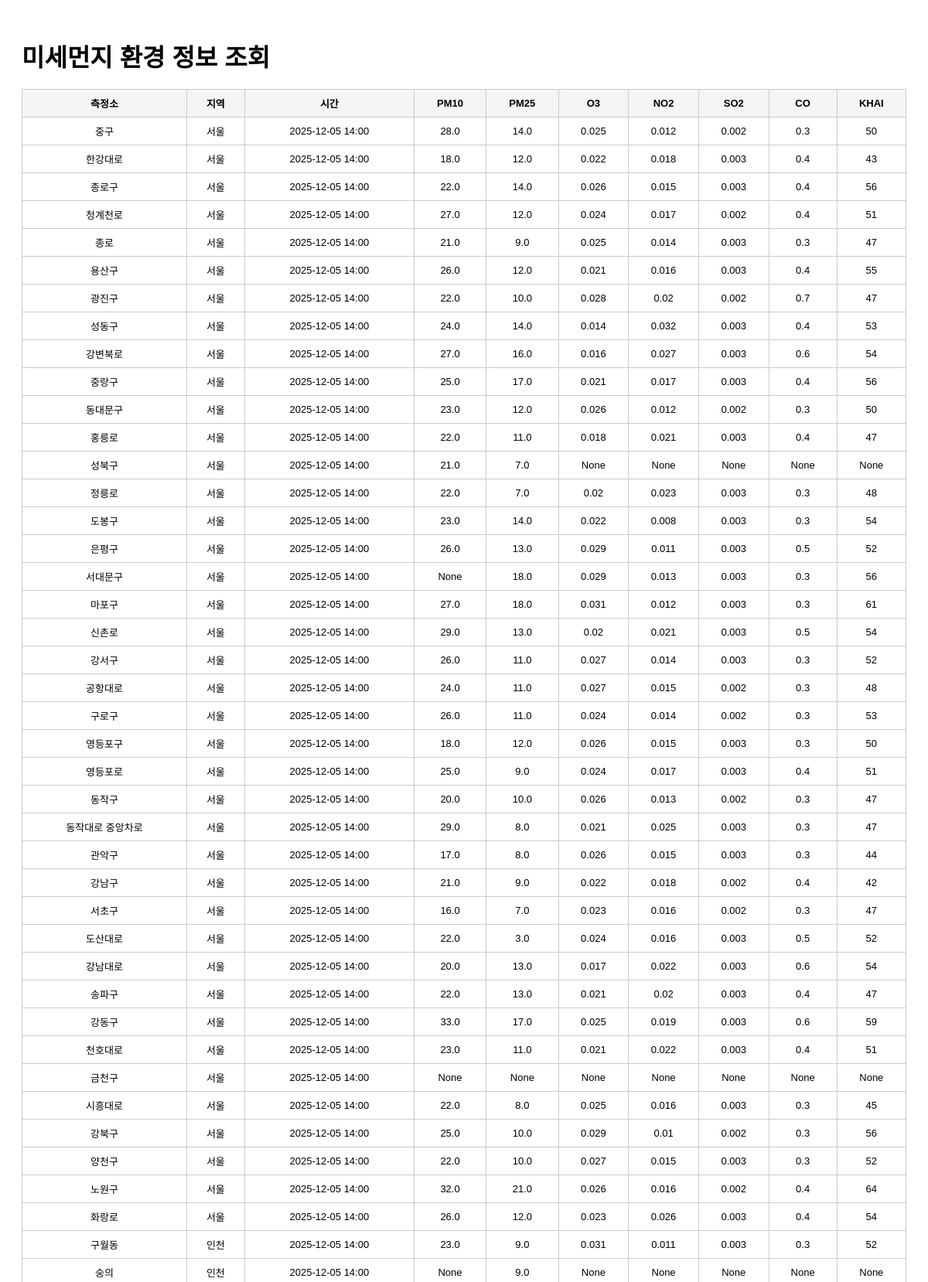
Page /list (upper part) on the committed database.
### tables this page shows
CREATE TABLE air_quality (
    id        INTEGER PRIMARY KEY AUTOINCREMENT,
    station   TEXT,
    sido      TEXT,
    dataTime  TEXT,
    pm10      REAL,
    pm25      REAL,
    o3        REAL,
    no2       REAL,
    so2       REAL,
    co        REAL,
    khai      INTEGER
);

### app.py (the view)
@app.route("/list")
def list_data():
    page = int(request.args.get("page", 1))
    per_page = 100  # 페이지당 100개
    offset = (page - 1) * per_page
    conn = sqlite3.connect(DB_PATH)
    cur = conn.cursor()
    cur.execute("""
        SELECT station, sido, dataTime, pm10, pm25, o3, no2, so2, co, khai
        FROM air_quality
        ORDER BY dataTime DESC
        LIMIT ? OFFSET ?
    """, (per_page + 1, offset))
    rows = cur.fetchall()
    conn.close()
    has_next = len(rows) > per_page
    rows = rows[:per_page]
    return render_template(
        "list.html",
        rows=rows,
        page=page,
        has_next=has_next
    )

### templates/list.html (shortened to what this page needs)
<!DOCTYPE html>
<html lang="ko">
<head>
</head>
<body>
    <h1>미세먼지 환경 정보 조회</h1>
    <table>
        <tr>
            <th>측정소</th>
            <th>지역</th>
            <th>시간</th>
            <th>PM10</th>
            <th>PM25</th>
            <th>O3</th>
            <th>NO2</th>
            <th>SO2</th>
            <th>CO</th>
            <th>KHAI</th>
        </tr>
        {% for row in rows %}
        <tr>
            <td>{{ row[0] }}</td>
            <td>{{ row[1] }}</td>
            <td>{{ row[2] }}</td>
            <td>{{ row[3] }}</td>
            <td>{{ row[4] }}</td>
            <td>{{ row[5] }}</td>
            <td>{{ row[6] }}</td>
            <td>{{ row[7] }}</td>
            <td>{{ row[8] }}</td>
            <td>{{ row[9] }}</td>
        </tr>
        {% endfor %}
    </table>
</body>
</html>

### templates/list.html (style rules this page uses)
body { font-family: Arial, sans-serif; padding: 20px; }
h1 { margin-bottom: 20px; }
table { width: 100%; border-collapse: collapse; margin-bottom: 20px; }
th, td { border: 1px solid #ccc; padding: 8px; text-align: center; font-size: 13px; }
th { background: #f5f5f5; }

### rows in the picture
air_quality: station "중구", sido "서울", dataTime "2025-12-05 14:00", pm10 "28.0", pm25 "14.0", o3 "0.025", no2 "0.012", so2 "0.002", co "0.3", khai "50"
air_quality: station "한강대로", sido "서울", dataTime "2025-12-05 14:00", pm10 "18.0", pm25 "12.0", o3 "0.022", no2 "0.018", so2 "0.003", co "0.4", khai "43"
air_quality: station "종로구", sido "서울", dataTime "2025-12-05 14:00", pm10 "22.0", pm25 "14.0", o3 "0.026", no2 "0.015", so2 "0.003", co "0.4", khai "56"
air_quality: station "청계천로", sido "서울", dataTime "2025-12-05 14:00", pm10 "27.0", pm25 "12.0", o3 "0.024", no2 "0.017", so2 "0.002", co "0.4", khai "51"
air_quality: station "종로", sido "서울", dataTime "2025-12-05 14:00", pm10 "21.0", pm25 "9.0", o3 "0.025", no2 "0.014", so2 "0.003", co "0.3", khai "47"
air_quality: station "용산구", sido "서울", dataTime "2025-12-05 14:00", pm10 "26.0", pm25 "12.0", o3 "0.021", no2 "0.016", so2 "0.003", co "0.4", khai "55"
air_quality: station "광진구", sido "서울", dataTime "2025-12-05 14:00", pm10 "22.0", pm25 "10.0", o3 "0.028", no2 "0.02", so2 "0.002", co "0.7", khai "47"
air_quality: station "성동구", sido "서울", dataTime "2025-12-05 14:00", pm10 "24.0", pm25 "14.0", o3 "0.014", no2 "0.032", so2 "0.003", co "0.4", khai "53"
air_quality: station "강변북로", sido "서울", dataTime "2025-12-05 14:00", pm10 "27.0", pm25 "16.0", o3 "0.016", no2 "0.027", so2 "0.003", co "0.6", khai "54"
air_quality: station "중랑구", sido "서울", dataTime "2025-12-05 14:00", pm10 "25.0", pm25 "17.0", o3 "0.021", no2 "0.017", so2 "0.003", co "0.4", khai "56"
air_quality: station "동대문구", sido "서울", dataTime "2025-12-05 14:00", pm10 "23.0", pm25 "12.0", o3 "0.026", no2 "0.012", so2 "0.002", co "0.3", khai "50"
air_quality: station "홍릉로", sido "서울", dataTime "2025-12-05 14:00", pm10 "22.0", pm25 "11.0", o3 "0.018", no2 "0.021", so2 "0.003", co "0.4", khai "47"
air_quality: station "성북구", sido "서울", dataTime "2025-12-05 14:00", pm10 "21.0", pm25 "7.0", row "None"
air_quality: station "정릉로", sido "서울", dataTime "2025-12-05 14:00", pm10 "22.0", pm25 "7.0", o3 "0.02", no2 "0.023", so2 "0.003", co "0.3", khai "48"
air_quality: station "도봉구", sido "서울", dataTime "2025-12-05 14:00", pm10 "23.0", pm25 "14.0", o3 "0.022", no2 "0.008", so2 "0.003", co "0.3", khai "54"
air_quality: station "은평구", sido "서울", dataTime "2025-12-05 14:00", pm10 "26.0", pm25 "13.0", o3 "0.029", no2 "0.011", so2 "0.003", co "0.5", khai "52"
air_quality: station "서대문구", sido "서울", dataTime "2025-12-05 14:00", row "None", pm25 "18.0", o3 "0.029", no2 "0.013", so2 "0.003", co "0.3", khai "56"
air_quality: station "마포구", sido "서울", dataTime "2025-12-05 14:00", pm10 "27.0", pm25 "18.0", o3 "0.031", no2 "0.012", so2 "0.003", co "0.3", khai "61"
air_quality: station "신촌로", sido "서울", dataTime "2025-12-05 14:00", pm10 "29.0", pm25 "13.0", o3 "0.02", no2 "0.021", so2 "0.003", co "0.5", khai "54"
air_quality: station "강서구", sido "서울", dataTime "2025-12-05 14:00", pm10 "26.0", pm25 "11.0", o3 "0.027", no2 "0.014", so2 "0.003", co "0.3", khai "52"
air_quality: station "공항대로", sido "서울", dataTime "2025-12-05 14:00", pm10 "24.0", pm25 "11.0", o3 "0.027", no2 "0.015", so2 "0.002", co "0.3", khai "48"
air_quality: station "구로구", sido "서울", dataTime "2025-12-05 14:00", pm10 "26.0", pm25 "11.0", o3 "0.024", no2 "0.014", so2 "0.002", co "0.3", khai "53"
air_quality: station "영등포구", sido "서울", dataTime "2025-12-05 14:00", pm10 "18.0", pm25 "12.0", o3 "0.026", no2 "0.015", so2 "0.003", co "0.3", khai "50"
air_quality: station "영등포로", sido "서울", dataTime "2025-12-05 14:00", pm10 "25.0", pm25 "9.0", o3 "0.024", no2 "0.017", so2 "0.003", co "0.4", khai "51"
air_quality: station "동작구", sido "서울", dataTime "2025-12-05 14:00", pm10 "20.0", pm25 "10.0", o3 "0.026", no2 "0.013", so2 "0.002", co "0.3", khai "47"
air_quality: station "동작대로 중앙차로", sido "서울", dataTime "2025-12-05 14:00", pm10 "29.0", pm25 "8.0", o3 "0.021", no2 "0.025", so2 "0.003", co "0.3", khai "47"
air_quality: station "관악구", sido "서울", dataTime "2025-12-05 14:00", pm10 "17.0", pm25 "8.0", o3 "0.026", no2 "0.015", so2 "0.003", co "0.3", khai "44"
air_quality: station "강남구", sido "서울", dataTime "2025-12-05 14:00", pm10 "21.0", pm25 "9.0", o3 "0.022", no2 "0.018", so2 "0.002", co "0.4", khai "42"
air_quality: station "서초구", sido "서울", dataTime "2025-12-05 14:00", pm10 "16.0", pm25 "7.0", o3 "0.023", no2 "0.016", so2 "0.002", co "0.3", khai "47"
air_quality: station "도산대로", sido "서울", dataTime "2025-12-05 14:00", pm10 "22.0", pm25 "3.0", o3 "0.024", no2 "0.016", so2 "0.003", co "0.5", khai "52"
air_quality: station "강남대로", sido "서울", dataTime "2025-12-05 14:00", pm10 "20.0", pm25 "13.0", o3 "0.017", no2 "0.022", so2 "0.003", co "0.6", khai "54"
air_quality: station "송파구", sido "서울", dataTime "2025-12-05 14:00", pm10 "22.0", pm25 "13.0", o3 "0.021", no2 "0.02", so2 "0.003", co "0.4", khai "47"
air_quality: station "강동구", sido "서울", dataTime "2025-12-05 14:00", pm10 "33.0", pm25 "17.0", o3 "0.025", no2 "0.019", so2 "0.003", co "0.6", khai "59"
air_quality: station "천호대로", sido "서울", dataTime "2025-12-05 14:00", pm10 "23.0", pm25 "11.0", o3 "0.021", no2 "0.022", so2 "0.003", co "0.4", khai "51"
air_quality: station "금천구", sido "서울", dataTime "2025-12-05 14:00", row "None"
air_quality: station "시흥대로", sido "서울", dataTime "2025-12-05 14:00", pm10 "22.0", pm25 "8.0", o3 "0.025", no2 "0.016", so2 "0.003", co "0.3", khai "45"
air_quality: station "강북구", sido "서울", dataTime "2025-12-05 14:00", pm10 "25.0", pm25 "10.0", o3 "0.029", no2 "0.01", so2 "0.002", co "0.3", khai "56"
air_quality: station "양천구", sido "서울", dataTime "2025-12-05 14:00", pm10 "22.0", pm25 "10.0", o3 "0.027", no2 "0.015", so2 "0.003", co "0.3", khai "52"
air_quality: station "노원구", sido "서울", dataTime "2025-12-05 14:00", pm10 "32.0", pm25 "21.0", o3 "0.026", no2 "0.016", so2 "0.002", co "0.4", khai "64"
air_quality: station "화랑로", sido "서울", dataTime "2025-12-05 14:00", pm10 "26.0", pm25 "12.0", o3 "0.023", no2 "0.026", so2 "0.003", co "0.4", khai "54"
air_quality: station "구월동", sido "인천", dataTime "2025-12-05 14:00", pm10 "23.0", pm25 "9.0", o3 "0.031", no2 "0.011", so2 "0.003", co "0.3", khai "52"
air_quality: station "숭의", sido "인천", dataTime "2025-12-05 14:00", row "None", pm25 "9.0"
